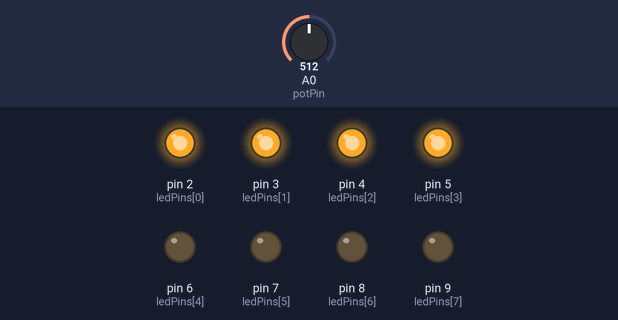
Bench run of a sketch on a simulated Arduino Uno, built with avr-gcc and run on an emulated ATmega328P. On the bench: output pins drawn as LEDs (lit = HIGH). The test bench sets the inputs (shaded band); at power-on: A0 (potPin) = 512. What the sketch prints to the serial monitor is not drawn.

Above: at 2.8 s.
2.9 s: A0 (potPin) set to 626
4.4 s: A0 (potPin) set to 650
At 4.9 s:
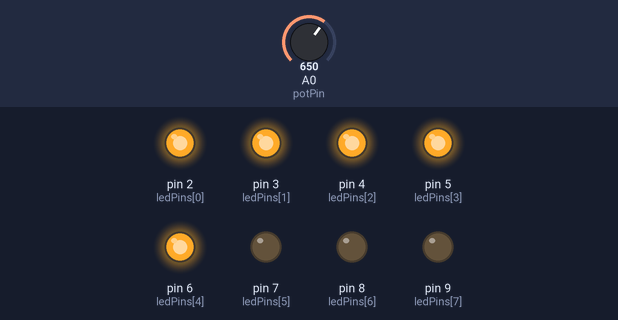
5.9 s: A0 (potPin) set to 511
At 6.9 s:
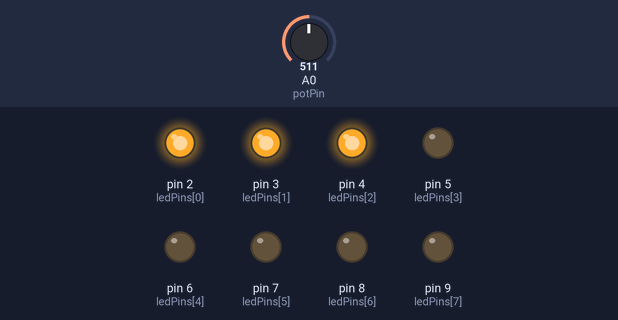
7.4 s: A0 (potPin) set to 396
8.9 s: A0 (potPin) set to 373
At 9.2 s:
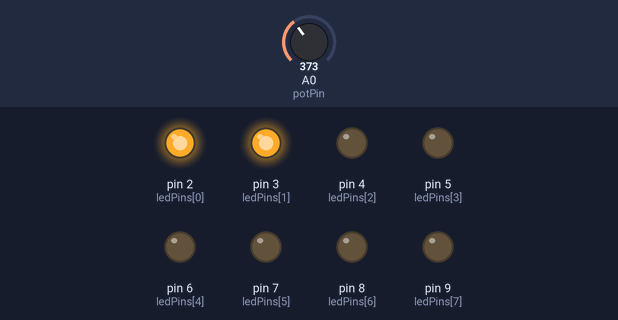
10.4 s: A0 (potPin) set to 263
11.9 s: A0 (potPin) set to 240
At 12.4 s:
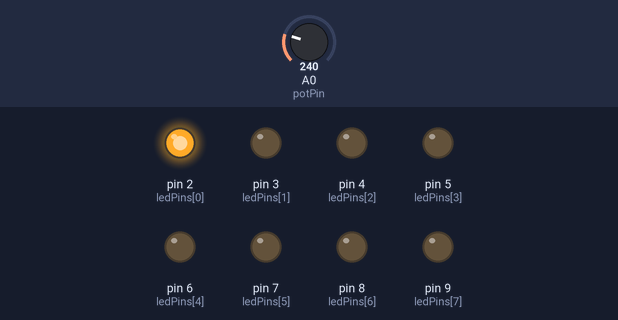
Timing chart, 0 to 14.4 s (numbered marks = the images above; inputs shaded):
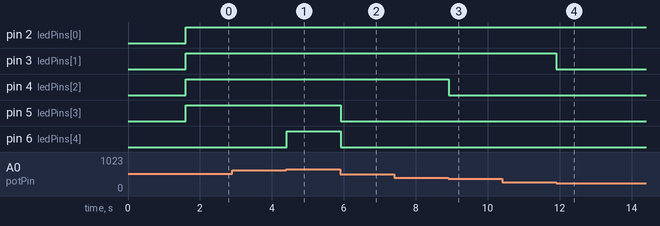

The sketch:

LED_Bar_Graph_original.ino
```cpp
// the pin that the potentiometer is attached to
int potPin = A0;

// an array of pin numbers to which LEDs are attached
// to add more LEDs just list them here in this array
int ledPins[] = {2, 3, 4, 5, 6, 7, 8, 9};
// the number of LEDs in the bar graph
int ledCount = sizeof(ledPins) / sizeof(ledPins[0]);


void setup()
{
    // use a for loop to initialize each pin as an output
    for (int thisLed = 0; thisLed < ledCount; thisLed++)
    {
        pinMode(ledPins[thisLed], OUTPUT);
        delay(200);
    }
    Serial.begin(9600);

}

void loop()
{

    static int signall;
    static int timepassed;
    static int signall_array[8];
    static int time_array[8];
    //everything in signall_array = 1
    for (int y = 0; y < 8; y++)
    {
        signall_array[y] = 1;
    }
    //everything in time_array = 0
    for (int k = 0; k < 8; k++)
    {
        time_array[k] = 0;
    }


    // read the potentiometer
    int potReading = analogRead(potPin);
    // map the result to a range from 0 to the number of LEDs
    int ledLevel = map(potReading, 0, 1023, 0, ledCount);
    // this blinks all the ON LEDS simultaneously
    for (int thisLed = 0; thisLed < ledCount; thisLed++)
    {
        if (thisLed < ledLevel)
        {
            signall = signall_array[thisLed]; //signall 1--that led is on, signall 0--that led is off
            timepassed = time_array[thisLed];
            //aka the ON part of the blinking
            if (signall == 1)
            {
                if (timepassed < 10)
                {
                    digitalWrite(ledPins[thisLed], HIGH);
                    timepassed = timepassed + 1; //timepassed increases by 1
                    time_array[thisLed] = timepassed;
                    Serial.println(timepassed);
                }
                else
                {
                    signall = 0;
                    timepassed = 0;
                }
            }
            //aka the OFF part of the blinking
            else
            {
                if (timepassed < 10)
                {
                    digitalWrite(ledPins[thisLed], LOW);
                    timepassed++; //timepassed increases by 1
                    time_array[thisLed] = timepassed;
                }
                else
                {
                    signall = 1;
                    timepassed = 0;
                }
            }
        }
        // turn off all pins higher than the ledLevel
        else
        {
            digitalWrite(ledPins[thisLed], LOW);
        }

    }

}
```

Measured:
- the behaviour switches between 639 and 640 on A0 (potPin) (found by bisection; images 0 and 1)
- the behaviour switches between 384 and 383 on A0 (potPin) (found by bisection; images 2 and 3)
- the behaviour switches between 256 and 255 on A0 (potPin) (found by bisection; images 3 and 4)
- after the input at 4.4 s, pin 6 (ledPins[4]): LOW → HIGH at once
- after the input at 5.9 s, pin 5 (ledPins[3]), pin 6 (ledPins[4]): HIGH → LOW at once
- after the input at 8.9 s, pin 4 (ledPins[2]): HIGH → LOW at once
- after the input at 11.9 s, pin 3 (ledPins[1]): HIGH → LOW at once
